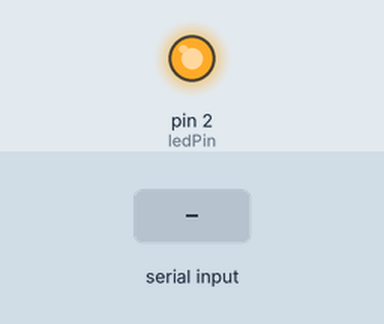
Simulated run of this sketch. Board: Arduino Uno, built with avr-gcc and run on an emulated ATmega328P. Parts: output pins drawn as LEDs (lit = HIGH). The inputs (shaded band) are chosen by the test bench.

Above: at 1.2 s.
1.3 s: byte 30 received over Serial
At 1.9 s:
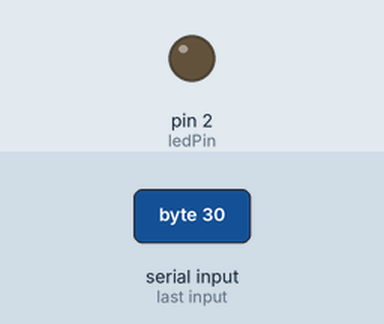
Timing chart, 0 to 4.3 s (numbered marks = the images above; inputs shaded):
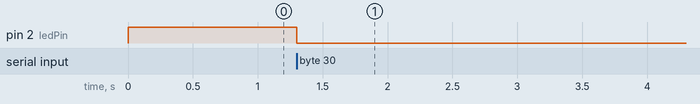

The sketch:

serialLEDreceive.ino
```cpp
int brightness = 255;
int ledPin = 2;

void setup(){
    Serial.begin(9600);
    pinMode(ledPin, OUTPUT);
}

void loop() {
    if (Serial.available() > 0) {
        int incoming = Serial.read();
        brightness = incoming;
        // Serial.println(incoming);
    }
    analogWrite(ledPin, brightness);
}
```

Measured:
- after the input at 1.3 s, pin 2 (ledPin): HIGH → LOW at once
